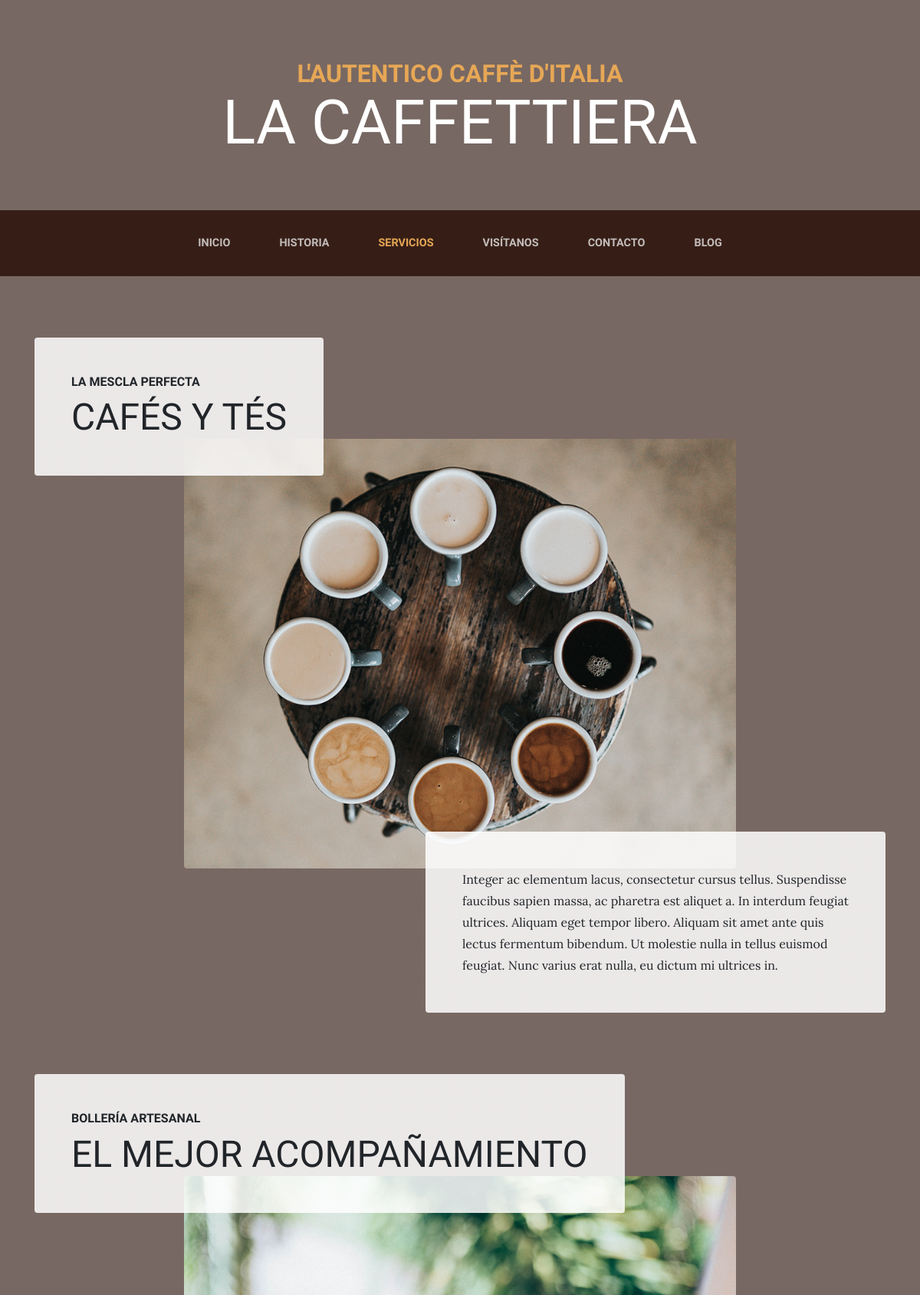
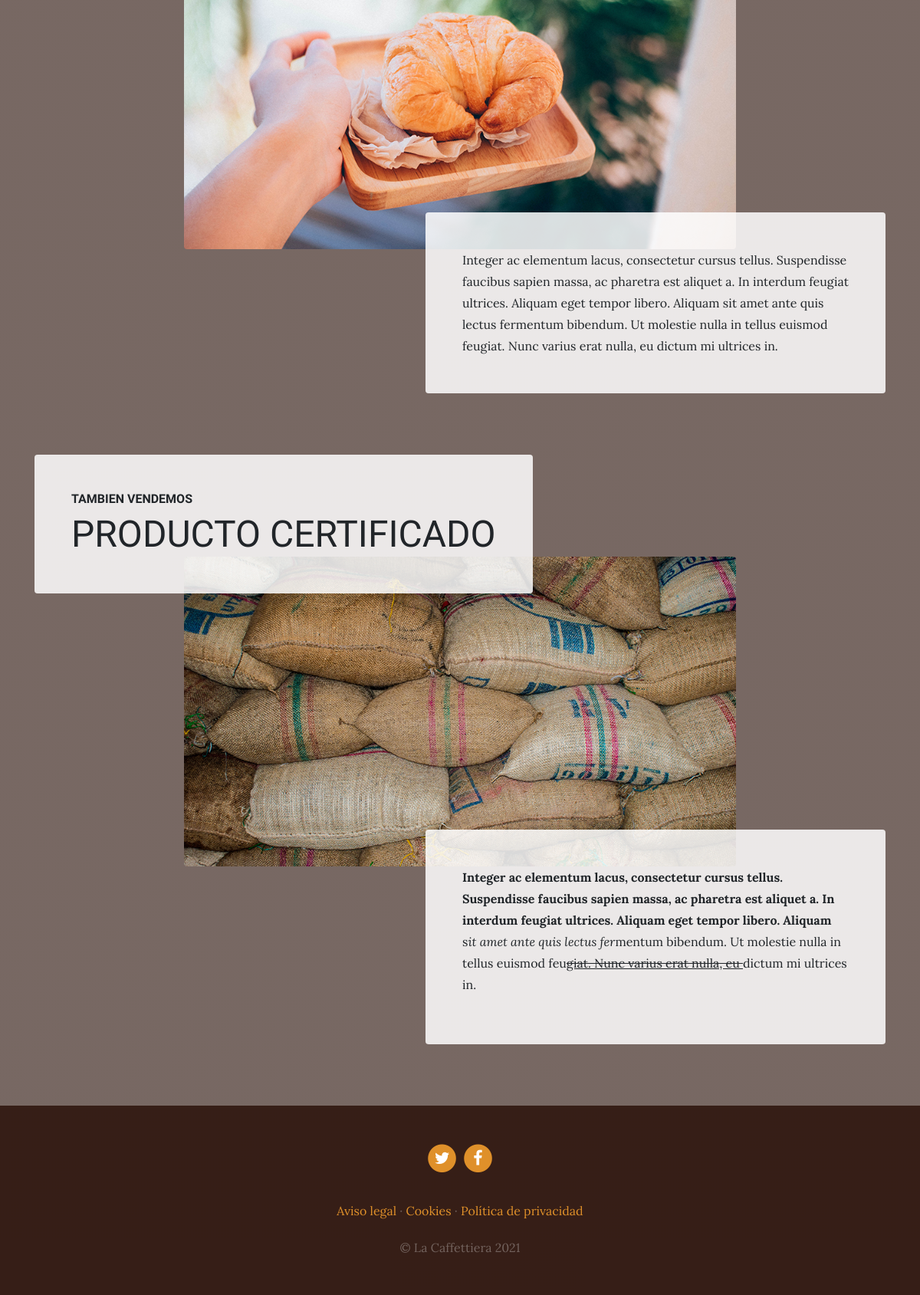
Page /services/ on the committed database (2 pictures, top to bottom).
### services/models.py (models this page shows, shortened)
class Service (models.Model):
    title=models.CharField(max_length=200,verbose_name='Titulo')
    subtitle=models.CharField(max_length=200,verbose_name='Subtitulo')
    context=RichTextField(verbose_name='Contexto')
    image=models.ImageField(verbose_name='Imagen',upload_to="services")
    created=models.DateTimeField(auto_now_add=True,verbose_name='Fecha de cracion')
    updated=models.DateTimeField(auto_now=True,verbose_name='Fecha de modificacion')
    class Meta:
        verbose_name = 'Servicio'
        verbose_name_plural = 'Servicios'
        ordering=["-created"]

### pages/models.py (models this page shows, shortened)
class Page(models.Model):
    title=models.CharField(max_length=200,verbose_name="Titulo")
    content=RichTextField(verbose_name="Contenido")
    order=models.SmallIntegerField(verbose_name="Orden", default=0)
    created=models.DateTimeField(auto_now_add=True,verbose_name="Fecha de cracion")
    updated=models.DateTimeField(auto_now=True,verbose_name="Fecha de modificacion")
    class Meta:
        verbose_name = 'pagina'
        verbose_name_plural = 'paginas'
        ordering=['order','title']

### services/views.py (the view)
# urls.py: path('', views.services, name="services"),
def services(request):
    services= Service.objects.all()
    return render(request, "services/services.html", {'services': services})

### pages/templatetags/pages_extras.py (called while the page is built)
@register.simple_tag
def get_page_list():
    pages=Page.objects.all()
    return pages

### social/processors.py (called while the page is built)
def ctx_dict(request):
    ctx={}
    links=Link.objects.all()
    for link in links:
        ctx[link.key]= link.url
    return ctx

### services/templates/services/services.html (shortened to what this page needs)
{% extends 'core/base.html' %}
{% load static %}
{% block content %}
  {% for service in services reversed %}
  <section class="page-section">
    <div class="container">
      <div class="product-item">
        <div class="product-item-title d-flex">
          <div class="bg-faded p-5 d-flex mr-auto rounded">
            <h2 class="section-heading mb-0">
              <span class="section-heading-upper">{{service.subtitle}}</span>
              <span class="section-heading-lower">{{service.title}}</span>
            </h2>
          </div>
        </div>
        <img class="product-item-img mx-auto d-flex rounded img-fluid mb-3 mb-lg-0" src="{{service.image.url}}" alt="">
        <div class="product-item-description d-flex ml-auto">
          <div class="bg-faded p-5 rounded">
            <p class="mb-0">{{service.context|safe}}</p>
          </div>
        </div>
      </div>
    </div>
  </section>
  {% endfor %}
{% endblock %}

### core/templates/core/base.html (shortened to what this page needs)
<!DOCTYPE html>
<html lang="es">
  <head>
    {% load static %}
    <link href="{% static 'core/vendor/bootstrap/css/bootstrap.min.css' %}" rel="stylesheet">
    <link href="{% static 'core/vendor/font-awesome/css/font-awesome.min.css' %}" rel="stylesheet" type="text/css">
    <link href="{% static 'core/css/business-casual.css' %}" rel="stylesheet">
  </head>
  <body>
    <h1 class="site-heading text-center text-white d-none d-lg-block">
      <span class="site-heading-upper text-primary mb-3">L'autentico caffè d'italia</span>
      <span class="site-heading-lower">La Caffettiera</span>
    </h1>
    <nav class="navbar navbar-expand-lg navbar-dark py-lg-4" id="mainNav">
      <div class="container">
        <div class="collapse navbar-collapse" id="navbarResponsive">
          <ul class="navbar-nav mx-auto">
            <li class="nav-item px-lg-4 {% if request.path == '/' %}active{% endif %}">
              <a class="nav-link text-uppercase text-expanded" href="{% url 'home' %}">Inicio</a>
            </li>
            <li class="nav-item px-lg-4 {% if request.path == '/about/' %}active{% endif %}">
              <a class="nav-link text-uppercase text-expanded" href="{% url 'about' %}">Historia</a>
            </li>
            <li class="nav-item px-lg-4 {% if request.path == '/services/' %}active{% endif %}">
              <a class="nav-link text-uppercase text-expanded" href="{% url 'services' %}">Servicios</a>
            </li>
            <li class="nav-item px-lg-4 {% if request.path == '/store/' %}active{% endif %}">
              <a class="nav-link text-uppercase text-expanded" href="{% url 'store' %}">Visítanos</a>
            </li>
            <li class="nav-item px-lg-4 {% if request.path == '/contact/' %}active{% endif %}">
              <a class="nav-link text-uppercase text-expanded" href="{% url 'contact' %}">Contacto</a>
            </li>
            <li class="nav-item px-lg-4 {% if request.path|slice:":6" == '/blog/' %}active{% endif %}">
              <a class="nav-link text-uppercase text-expanded" href="{% url 'blog' %}">Blog</a>
            </li>
          </ul>
        </div>
      </div>
    </nav>
    {% block content %} {% endblock %}
    <footer class="footer text-faded text-center py-5">
      <div class="container">
        <p class="m-0">
	       {% if LINK_TWITTER %}
            <a href="{{LINK_TWITTER}}" class="link">
              <span class="fa-stack fa-lg">
                <i class="fa fa-circle fa-stack-2x"></i>
                <i class="fa fa-twitter fa-stack-1x fa-inverse"></i>
              </span>
            </a>
          {% endif %}
	        {% if LINK_FACEBOOK %}
            <a href="{{LINK_FACEBOOK}}" class="link">
              <span class="fa-stack fa-lg">
                <i class="fa fa-circle fa-stack-2x"></i>
                <i class="fa fa-facebook fa-stack-1x fa-inverse"></i>
              </span>
            </a>
          {% endif %}
	    </p>
        <p class="m-0 mbt">
          {% load pages_extras %}
          {% get_page_list as page_list %}
          {% for page in page_list %}
          <a href="{% url 'page' page.id page.title|slugify %}" class="link">{{page.title}}</a> {% if not forloop.last %} ·{% endif %}
          {% endfor %}
		</p>
        <p class="m-0 mbt1">&copy; La Caffettiera 2021</p>
      </div>
	</footer>
  </body>
</html>

### core/static/core/css/business-casual.css (style rules this page uses)
body { font-family: 'Lora'; background: linear-gradient(rgba(47, 23, 15, 0.65), rgba(47, 23, 15, 0.65)), url("../img/bg.jpg"); background-attachment: fixed; background-position: center; background-size: cover; }
h1, h2, h3, h4, h5, h6 { font-family: 'Raleway'; }
p { line-height: 1.75; }
.text-faded { color: rgba(255, 255, 255, 0.3); }
.site-heading { margin-top: 5rem; margin-bottom: 5rem; text-transform: uppercase; line-height: 1; font-family: 'Raleway'; }
.site-heading .site-heading-upper { display: block; font-size: 2rem; font-weight: 800; }
.site-heading .site-heading-lower { font-size: 5rem; font-weight: 100; line-height: 4rem; }
.page-section { margin-top: 5rem; margin-bottom: 5rem; }
.section-heading { text-transform: uppercase; }
.section-heading .section-heading-upper { display: block; font-size: 1rem; font-weight: 800; padding-bottom:.5rem; }
.section-heading .section-heading-lower { display: block; font-size: 3rem; font-weight: 100; }
.bg-faded { background-color: rgba(255, 255, 255, 0.85); }
#mainNav { background-color: rgba(47, 23, 15, 0.9); font-family: 'Raleway'; }
#mainNav .navbar-nav .nav-item .nav-link { color: rgba(255, 255, 255, 0.7); font-weight: 800; }
#mainNav .navbar-nav .nav-item.active .nav-link { color: #e6a756; }
@media (min-width: 992px) { #mainNav .navbar-nav .nav-item .nav-link { font-size: 0.9rem; } }
@media (min-width: 992px) { .product-item .product-item-title { position: relative; z-index: 1; margin-bottom: -3rem; } }
@media (min-width: 992px) { .product-item .product-item-img { position: relative; z-index: 0; max-width: 60vw; } }
@media (min-width: 992px) { .product-item .product-item-description { position: relative; z-index: 1; margin-top: -3rem; max-width: 50vw; } }
.footer { background-color: rgba(47, 23, 15, 0.9); }
.text-primary { color: #e6a756 !important; }
.mbt { padding-top: 2rem; }
.mbt1 { padding-top: 1.25rem; }
a.link { color: #df902a; }

### rows in the picture
Service: subtitle "LA MESCLA PERFECTA", title "CAFÉS Y TÉS", image (picture), context "Integer ac elementum lacus, consectetur cursus tellus. Suspendisse faucibus sapien massa, ac pharetra est aliquet a. In interdum feugiat ultrices. Aliquam eget tempor libero. Aliquam sit amet ante quis lectus fermentum bibendum. Ut molestie nulla in tellus euismod feugiat. Nunc varius erat nulla, eu dictum mi ultrices in."
Service: subtitle "BOLLERÍA ARTESANAL", title "EL MEJOR ACOMPAÑAMIENTO", image (picture), context "Integer ac elementum lacus, consectetur cursus tellus. Suspendisse faucibus sapien massa, ac pharetra est aliquet a. In interdum feugiat ultrices. Aliquam eget tempor libero. Aliquam sit amet ante quis lectus fermentum bibendum. Ut molestie nulla in tellus euismod feugiat. Nunc varius erat nulla, eu dictum mi ultrices in."
Service: subtitle "TAMBIEN VENDEMOS", title "PRODUCTO CERTIFICADO", image (picture), context "Integer ac elementum lacus, consectetur cursus tellus. Suspendisse faucibus sapien massa, ac pharetra est aliquet a. In interdum feugiat ultrices. Aliquam eget tempor libero. Aliquam s it amet ante quis lectus fer mentum bibendum. Ut molestie nulla in tellus euismod feu giat. Nunc varius erat nulla, eu dictum mi ultrices in."
Page: title "Aviso legal"
Page: title "Cookies"
Page: title "Política de privacidad"
